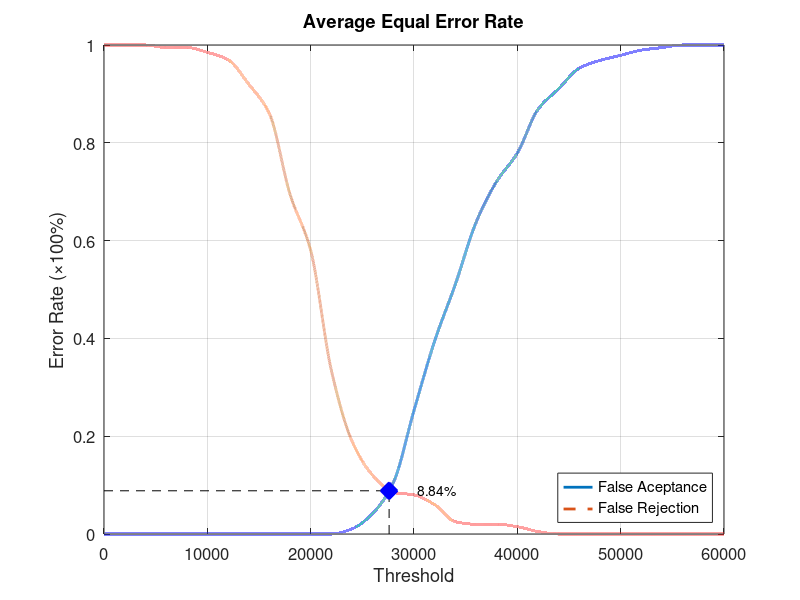
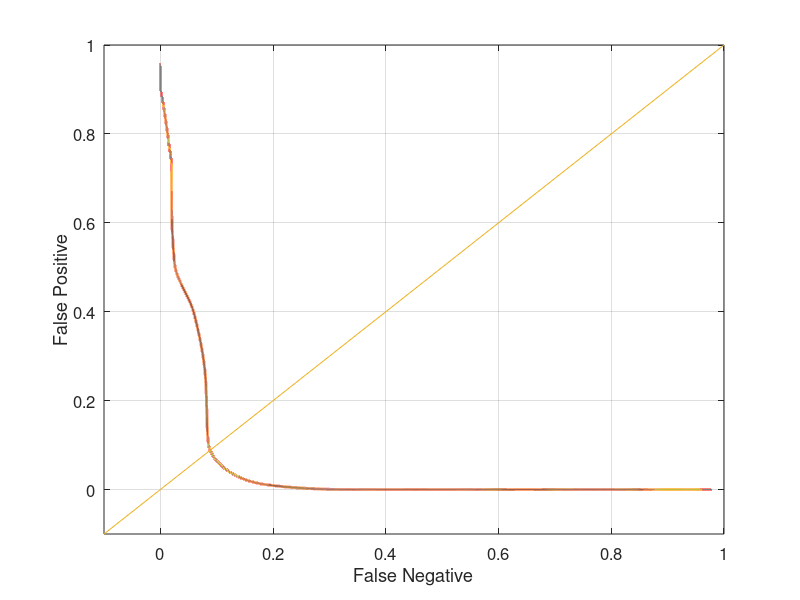

The MATLAB script that drew these images, in order:
function yEER = Database5_3
close all;
clear;
clc;
x = 0:2000:60000;
xq = 0:0.5:60000;

y0 = [0 0 0 0 0 0 0 0 0 0 0 0 0.0105263 0.0421053 0.105263 0.252632 0.394737 0.510526 0.636842 0.721053 0.778947 0.868421 0.910526 0.952632 0.968421 0.978947 0.989474 0.994737 1 1 1];
yy0 = interp1(x, y0, xq, 'pchip');
y1 = [1 1 1 0.995 0.995 0.985 0.97 0.92 0.86 0.695 0.58 0.335 0.19 0.12 0.085 0.08 0.06 0.025 0.02 0.02 0.015 0.005 0 0 0 0 0 0 0 0 0];
yy1 = interp1(x, y1, xq, 'pchip');

% Calculating EER: 
y2 = abs(y0 - y1);
find(y2 == min(y2))
yy2 = abs(yy0 - yy1);
xEER = find(yy2 == min(yy2));
xEERIndex = xq(xEER) % X-axis EER
yEER = yy0(xEER) % Y-axis EER

main = figure
plot(xq, yy0,'-','LineWidth', 2);	hold on
plot(xq, yy1,'--','LineWidth', 2);	hold on
plot([xEERIndex xEERIndex], [0 yEER], 'k--');	hold on
plot([0 xEERIndex], [yEER yEER], 'k--');	hold on
plot(xEERIndex, yEER, 'bx', 'LineWidth', 10);	hold on
text(xEERIndex + 10 * xEERIndex / 100, yEER, [num2str(round((10000 * yEER)) / 100) '%'])
legend('False Aceptance', 'False Rejection', 'Location', 'SouthEast')
xlabel('Threshold')
ylabel('Error Rate (\times100%)')
title('Average Equal Error Rate')
set(gca, 'FontSize', 12)
axis([0 60000 0 1])
grid on

print(main, 'Database5_3Main', '-dpng');
FNRxFPR = figure('Color', [1 1 1]);
plot(yy1, yy0, '-', yy1, yy0, 'LineWidth', 2);
hold on
y = -0.1:0.1:1
plot(y, y); 
set(gca, 'FontSize', 12)
xlabel('False Negative')
ylabel('False Positive')
axis([-0.1 1 -0.1 1])
set(gca, 'FontSize', 12)
grid on

print(FNRxFPR, 'Database5_3FNRxFPR','-dpng');
end
